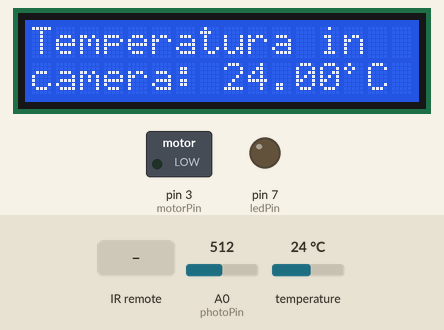
This sketch was run on a simulated Arduino Uno, built with avr-gcc and run on an emulated ATmega328P. On the bench: 16×2 character LCD, switched loads named in the sketch (green lamp = pin HIGH), output pins drawn as LEDs (lit = HIGH). The test bench sets the inputs (shaded band); at power-on: temperature 24 °C, A0 (photoPin) = 512. What the sketch prints to the serial monitor is not drawn.

Above: at 1.2 s.
1.3 s: temperature set to 27.3 °C
At 3.9 s:
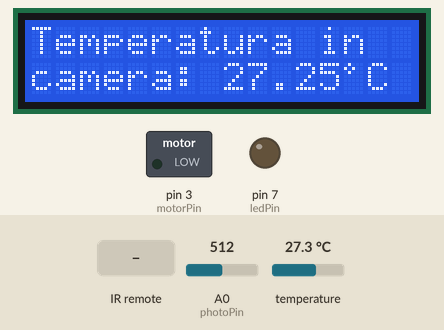
4.2 s: temperature set to 28.8 °C
At 5.3 s:
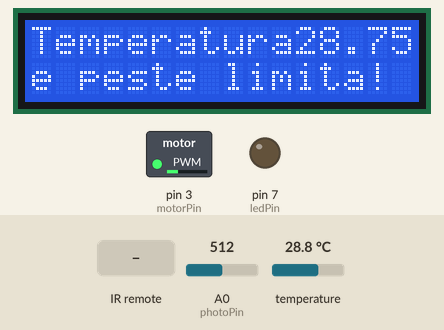
6.0 s: A0 (photoPin) set to 0
At 6.7 s:
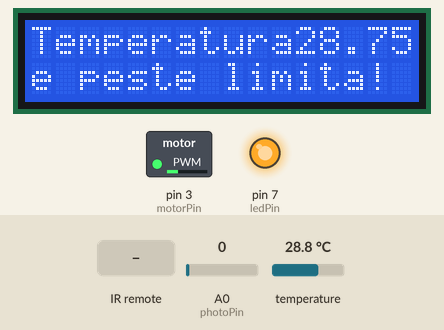
7.8 s: infrared code 0xF807FF00 received
At 9.2 s:
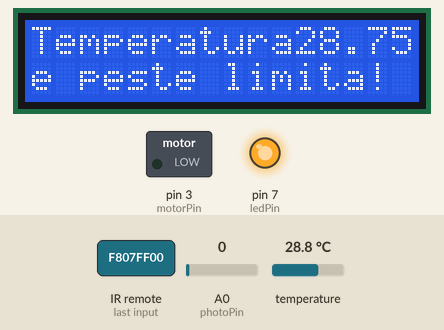
11.4 s: temperature set to 12 °C
At 12.3 s:
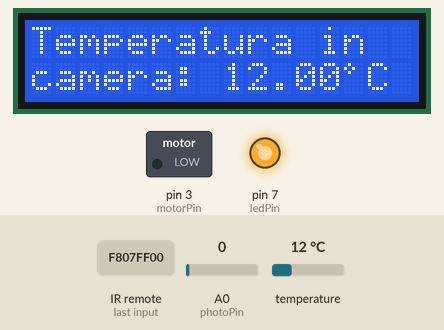
13.2 s: infrared code 0xEA15FF00 received
At 14.0 s:
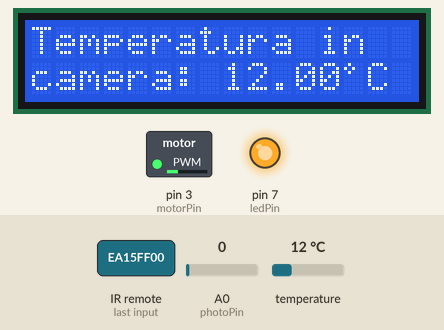
Timing chart, 0 to 16.8 s (numbered marks = the images above; inputs shaded):
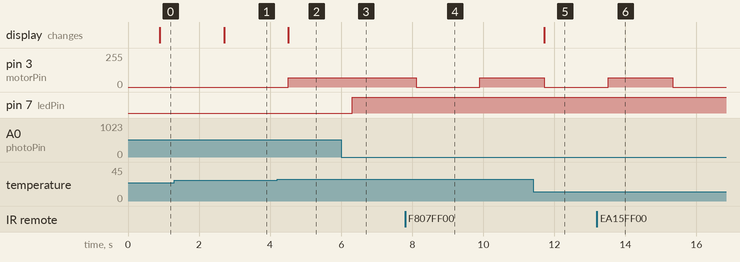

The sketch:

fan_temperature_lcd.ino
```cpp
#include <IRremote.hpp>

#include <OneWire.h>
#include <DallasTemperature.h>
#include <Wire.h>
#include <LiquidCrystal_I2C.h>

LiquidCrystal_I2C lcd(0x3F,16,2);  // set the LCD address to 0x27 for a 16 chars and 2 line display

// temeperatura
#define ONE_WIRE_BUS 2
OneWire oneWire(ONE_WIRE_BUS);
DallasTemperature sensors(&oneWire);

// motor
int motorPin = 3;
// temperatura
float maxTemp;

// lumina
int photoPin = A0;
int ledPin = 7;

// infrared
IRrecv IR(5);
int curr = 0;
int prev = 0;
int count = 0;

byte cerculet[8] = {
  0b01000,
  0b10100,
  0b01000,
  0b00000,
  0b00000,
  0b00000,
  0b00000,
  0b00000
};

void setup()
{
  // lcd
  lcd.init();
  lcd.backlight();
  lcd.createChar(0, cerculet);
  lcd.clear();

  // temperatura
  sensors.begin();
  Serial.begin(9600);

  // motor
  pinMode(motorPin, OUTPUT);

  // lumina
  pinMode(ledPin, OUTPUT);

  //infrared
  IR.enableIRIn();
}


void loop()
{
  sensors.requestTemperatures();
  int speed = 70;

  //analogWrite(motorPin, speed);

  maxTemp = sensors.getTempCByIndex(0);

  if(maxTemp < 28)
  {
    lcd.clear();
    lcd.setCursor(0,0);
    lcd.print("Temperatura in");
    lcd.setCursor(0,1);
    lcd.print("camera: ");
    lcd.print(sensors.getTempCByIndex(0));
    lcd.write((byte)0);
    lcd.print("C");
    // Serial.print("TEmp:");
    // Serial.print(sensors.getTempCByIndex(0));
    analogWrite(motorPin, 0);
  }
  else
  {
    lcd.clear();
    lcd.setCursor(0, 0);
    lcd.print("Temperatura");
    lcd.print(maxTemp);
    lcd.print((byte)0);
    lcd.print("C");
    lcd.setCursor(0, 1);
    lcd.print("e peste limita!");

    analogWrite(motorPin, speed);
  }

  int lightRaw = analogRead(photoPin);
  int light = map(lightRaw, 1023, 0, 10, 0);

  if(light < 1)
    digitalWrite(ledPin, HIGH);
  else
    digitalWrite(ledPin, LOW);

// infrared with motor
    //curr = analogRead(motorPin);
    //Serial.println(curr);
    if(IR.decode())
    {
      Serial.println(IR.decodedIRData.decodedRawData, HEX);
      if(IR.decodedIRData.decodedRawData == 0xEA15FF00)
      {
        analogWrite(motorPin, speed);
        // if(curr != prev)
        // {
        //   if(curr <= 75)
        //   {
        //     count++;
        //     if(count >= 1)
        //       count = 0;
        //   }
      }
      if(IR.decodedIRData.decodedRawData == 0xF807FF00)
      {
        analogWrite(motorPin, 0);
      }
        // prev = curr;
        // switch(count)
        // {
        //   case 0:
        //     analogWrite(motorPin, speed);
        //     break;
        //   case 1:
        //     analogWrite(motorPin, 0);
        //     break;
        // }
    }
    IR.resume();
    delay(1000);
}
```

Measured:
- the behaviour switches between 27.9 and 28 °C on temperature (found by bisection; images 1 and 2)
- after the input at 1.3 s, the display: changes after 1.4 s (image 1)
- after the input at 4.2 s, pin 3 (motorPin): 0/255 → 70/255 after 0.31 s; the display: changes after 0.31 s (image 2)
- after the input at 6.0 s, pin 7 (ledPin): LOW → HIGH after 0.31 s
- after the input at 7.8 s, pin 3 (motorPin): 70/255 → 0/255 after 0.31 s, → 70/255 1.8 s later
- after the input at 11.4 s, pin 3 (motorPin): 70/255 → 0/255 after 0.31 s; the display: changes after 0.31 s (image 5)
- after the input at 13.2 s, pin 3 (motorPin): 0/255 → 70/255 after 0.32 s, → 0/255 1.8 s later
